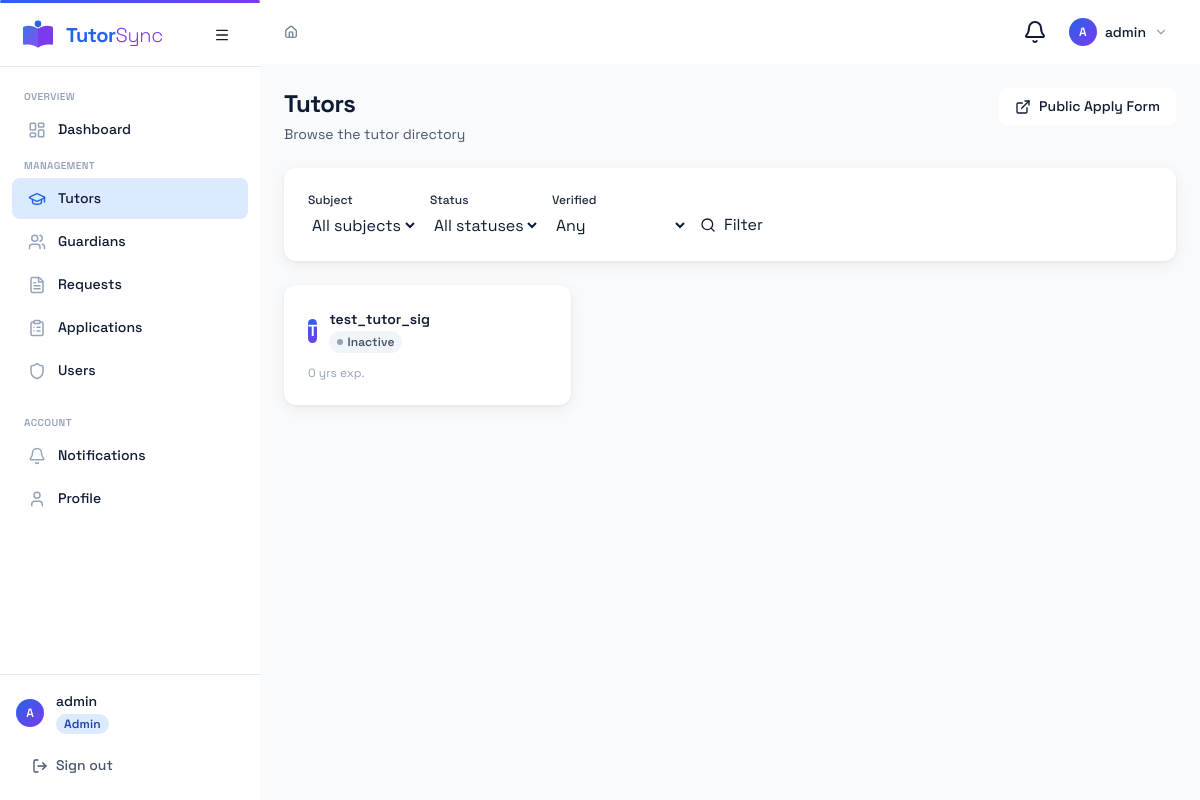
Screenshot of /tutors/ (signed in) with the database file from the repository.
### accounts/models.py (models this page shows, shortened)
class User(AbstractUser):
    ROLE_CHOICES = [
        ('admin', 'Admin'),
        ('tutor', 'Tutor'),
        ('guardian', 'Guardian'),
    ]
    role = models.CharField(max_length=20, choices=ROLE_CHOICES, default='guardian', db_index=True)
    phone = models.CharField(max_length=20, blank=True)
    avatar = models.ImageField(upload_to='avatars/', blank=True)
    created_at = models.DateTimeField(auto_now_add=True)

### tutors/models.py (models this page shows, shortened)
class TutorProfile(models.Model):
    user = models.OneToOneField(settings.AUTH_USER_MODEL, on_delete=models.CASCADE, related_name='tutorprofile')
    bio = models.TextField(blank=True)
    subjects = models.ManyToManyField('core.Subject', blank=True)
    education_level = models.CharField(max_length=100, blank=True)
    experience_yrs = models.PositiveIntegerField(default=0)
    hourly_rate = models.DecimalField(max_digits=8, decimal_places=2, default=0)
    availability = models.JSONField(default=dict)
    status = models.CharField(max_length=20, choices=TUTOR_STATUS, default='inactive', db_index=True)
    verified = models.BooleanField(default=False)
    rating = models.DecimalField(max_digits=3, decimal_places=2, default=0.0)
    created_at = models.DateTimeField(auto_now_add=True)
    updated_at = models.DateTimeField(auto_now=True)

### tutors/views.py (the view)
# urls.py: path('tutors/', views.tutor_list, name='tutor_list'),
@login_required
def tutor_list(request):
    is_admin = request.user.role == 'admin' or request.user.is_staff
    qs = TutorProfile.objects.select_related('user').prefetch_related('subjects')
    if not is_admin:
        qs = qs.filter(status='active')
    subject_filter = request.GET.get('subject', '')
    status_filter = request.GET.get('status', '')
    verified_filter = request.GET.get('verified', '')
    if subject_filter:
        qs = qs.filter(subjects__pk=subject_filter).distinct()
    if is_admin and status_filter:
        qs = qs.filter(status=status_filter)
    if is_admin and verified_filter in ('0', '1'):
        qs = qs.filter(verified=(verified_filter == '1'))
    paginator = Paginator(qs, 20)
    page_obj = paginator.get_page(request.GET.get('page'))
    return render(request, 'tutors/tutor_list.html', {
        'page_obj': page_obj,
        'subjects': Subject.objects.filter(is_active=True),
        'subject_filter': subject_filter,
        'status_filter': status_filter,
        'verified_filter': verified_filter,
        'status_choices': TUTOR_STATUS,
        'is_admin': is_admin,
    })

### accounts/context_processors.py (called while the page is built)
def notifications(request):
    if not request.user.is_authenticated:
        return {'unread_count': 0, 'recent_notifications': []}
    unread_count = Notification.objects.filter(recipient=request.user, is_read=False).count()
    recent_notifications = Notification.objects.filter(recipient=request.user)[:5]
    return {
        'unread_count': unread_count,
        'recent_notifications': recent_notifications,
    }

### templates/tutors/tutor_list.html (shortened to what this page needs)
{% extends "base.html" %}
{% block content %}
<div class="space-y-6">
  <div class="flex items-start justify-between gap-4 flex-wrap">
    <div>
      <h1 class="text-2xl font-bold tracking-tight" style="color:var(--color-ink)">Tutors</h1>
      <p class="text-sm mt-1" style="color:var(--color-ink-muted)">Browse the tutor directory</p>
    </div>
    {% if is_admin %}
    <a href="{% url 'tutor_apply' %}" target="_blank" rel="noopener" class="ts-btn ts-btn-secondary">
      <i data-lucide="external-link" class="w-4 h-4"></i>
      Public Apply Form
    </a>
    {% endif %}
  </div>
  <form method="get" class="ts-card ts-card-body">
    <div class="flex items-end gap-3 flex-wrap">
      <div class="ts-form-group mb-0">
        <label class="ts-label text-xs">Subject</label>
        <select name="subject" class="ts-input">
          <option value="">All subjects</option>
        </select>
      </div>
      {% if is_admin %}
      <div class="ts-form-group mb-0">
        <label class="ts-label text-xs">Status</label>
        <select name="status" class="ts-input">
          <option value="">All statuses</option>
        </select>
      </div>
      <div class="ts-form-group mb-0">
        <label class="ts-label text-xs">Verified</label>
        <select name="verified" class="ts-input">
          <option value="">Any</option>
        </select>
      </div>
      {% endif %}
      <button type="submit" class="ts-btn ts-btn-primary">
        <i data-lucide="search" class="w-4 h-4"></i>
        Filter
      </button>
    </div>
  </form>
  {% if page_obj.object_list %}
  <div class="grid grid-cols-1 sm:grid-cols-2 lg:grid-cols-3 gap-4">
    {% for tutor in page_obj %}
    <a href="{% url 'tutor_detail' tutor.pk %}" class="ts-card ts-card-body hover:shadow-md transition-shadow" style="text-decoration:none">
      <div class="flex items-center gap-3 mb-3">
        <div class="ts-avatar">{{ tutor.user.get_full_name|first|default:tutor.user.username|first|upper }}</div>
        <div class="min-w-0">
          <p class="font-semibold text-sm truncate" style="color:var(--color-ink)">
            {{ tutor.user.get_full_name|default:tutor.user.username }}
          </p>
          <div class="flex items-center gap-1.5 mt-0.5">
            {% include "components/badge.html" with status=tutor.status label=tutor.get_status_display %}
          </div>
        </div>
      </div>
      <div class="flex items-center justify-between text-xs mt-2" style="color:var(--color-ink-faint)">
        <span>{{ tutor.experience_yrs }} yr{% if tutor.experience_yrs != 1 %}s{% endif %} exp.</span>
      </div>
    </a>
    {% endfor %}
  </div>
  {% else %}
  {% include "components/empty_state.html" with
     icon="graduation-cap"
     title="No tutors found"
     description="No tutors match the current filters."
  %}
  {% endif %}
</div>
{% endblock %}

### templates/components/sidebar.html (shortened to what this page needs)
<aside id="ts-sidebar" class="ts-sidebar">
  <div class="ts-sidebar-header flex items-center px-5 h-16 border-b" style="border-color:var(--color-border)">
    {% include "components/logo.html" with size="md" %}
    <button id="ts-sidebar-toggle" class="ts-btn ts-btn-ghost ts-btn-icon ml-auto flex-shrink-0" aria-label="Toggle sidebar">
      <i data-lucide="menu" class="w-4 h-4"></i>
    </button>
  </div>
  <nav class="flex-1 overflow-y-auto py-4 overflow-x-hidden">
    {% if user.role == 'admin' or user.is_staff %}
    <span class="ts-nav-section-label">Overview</span>
    <a href="{% url 'dashboard' %}"         class="ts-nav-item {% if request.resolver_match.url_name == 'dashboard' %}active{% endif %}">
      <i data-lucide="layout-dashboard" class="w-4.5 h-4.5"></i>
      <span class="nav-label">Dashboard</span>
    </a>
    <span class="ts-nav-section-label">Management</span>
    <a href="{% url 'tutor_list' %}"         class="ts-nav-item {% if 'tutor' in request.resolver_match.url_name %}active{% endif %}">
      <i data-lucide="graduation-cap" class="w-4.5 h-4.5"></i>
      <span class="nav-label">Tutors</span>
    </a>
    <a href="{% url 'guardian_list' %}"      class="ts-nav-item {% if 'guardian' in request.resolver_match.url_name %}active{% endif %}">
      <i data-lucide="users" class="w-4.5 h-4.5"></i>
      <span class="nav-label">Guardians</span>
    </a>
    <a href="{% url 'request_list' %}"       class="ts-nav-item {% if 'request' in request.resolver_match.url_name %}active{% endif %}">
      <i data-lucide="file-text" class="w-4.5 h-4.5"></i>
      <span class="nav-label">Requests</span>
    </a>
    <a href="{% url 'application_list' %}"   class="ts-nav-item {% if 'application' in request.resolver_match.url_name %}active{% endif %}">
      <i data-lucide="clipboard-list" class="w-4.5 h-4.5"></i>
      <span class="nav-label">Applications</span>
    </a>
    <a href="{% url 'admin_user_list' %}"    class="ts-nav-item {% if 'admin_user' in request.resolver_match.url_name %}active{% endif %}">
      <i data-lucide="shield" class="w-4.5 h-4.5"></i>
      <span class="nav-label">Users</span>
    </a>
    {% endif %}
    <div class="mt-auto pt-4">
      <span class="ts-nav-section-label">Account</span>
      <a href="{% url 'notifications' %}"     class="ts-nav-item {% if request.resolver_match.url_name == 'notifications' %}active{% endif %}">
        <i data-lucide="bell" class="w-4.5 h-4.5"></i>
        <span class="nav-label">Notifications</span>
      </a>
      <a href="{% url 'profile' %}"           class="ts-nav-item {% if request.resolver_match.url_name == 'profile' %}active{% endif %}">
        <i data-lucide="user" class="w-4.5 h-4.5"></i>
        <span class="nav-label">Profile</span>
      </a>
    </div>
  </nav>
  <div class="ts-sidebar-footer p-4 border-t" style="border-color:var(--color-border)">
    <div class="flex items-center gap-3 overflow-hidden">
      <div class="ts-avatar ts-avatar-sm flex-shrink-0">{{ user.get_full_name|first|default:user.username|first|upper }}</div>
      <div class="nav-label min-w-0">
        <p class="text-sm font-medium truncate" style="color:var(--color-ink)">{{ user.get_full_name|default:user.username }}</p>
        <span class="ts-badge ts-role-{{ user.role }} text-xs">{{ user.role|title }}</span>
      </div>
    </div>
    <a href="{% url 'logout' %}" class="ts-btn ts-btn-ghost ts-sidebar-logout mt-3 w-full justify-start" style="color:var(--color-ink-muted)">
      <i data-lucide="log-out" class="w-4 h-4 flex-shrink-0"></i>
      <span class="nav-label">Sign out</span>
    </a>
  </div>
</aside>

### templates/components/topbar.html (shortened to what this page needs)
<header class="ts-topbar">
  <nav class="ts-breadcrumb flex-1" aria-label="Breadcrumb">
    {% block breadcrumb %}
    <a href="{% url 'dashboard' %}">
      <i data-lucide="home" class="w-3.5 h-3.5 inline-block -mt-0.5"></i>
    </a>
    {% endblock %}
  </nav>
  <div class="flex items-center gap-2">
    <div class="relative">
      <button id="ts-notif-btn" class="ts-btn ts-btn-ghost ts-btn-icon relative" aria-label="Notifications">
        <i data-lucide="bell" class="w-4.5 h-4.5"></i>
      </button>
    </div>
    <div class="relative">
      <button id="ts-user-menu-btn" class="flex items-center gap-2 ts-btn ts-btn-ghost px-2" aria-label="User menu">
        <div class="ts-avatar ts-avatar-sm">{{ user.get_full_name|first|default:user.username|first|upper }}</div>
        <span class="hidden md:block text-sm font-medium" style="color:var(--color-ink)">{{ user.get_full_name|default:user.username }}</span>
        <i data-lucide="chevron-down" class="w-3.5 h-3.5 hidden md:block" style="color:var(--color-ink-faint)"></i>
      </button>
    </div>
  </div>
</header>

### templates/components/badge.html (shortened to what this page needs)
{% with s=status|lower %}
<span class="ts-badge
  {% if s == 'pending' %}ts-badge-pending
  {% elif s == 'under_review' or s == 'review' %}ts-badge-review
  {% elif s == 'matched' or s == 'approved' or s == 'active' %}ts-badge-matched
  {% elif s == 'rejected' or s == 'cancelled' %}ts-badge-rejected
  {% elif s == 'closed' or s == 'inactive' %}ts-badge-closed
  {% elif s == 'interview' %}ts-badge-interview
  {% elif s == 'submitted' %}ts-badge-review
  {% elif s == 'suspended' %}ts-badge-suspended
  {% else %}ts-badge-closed
  {% endif %}">
  <span class="inline-block w-1.5 h-1.5 rounded-full
    {% if s == 'pending' %}bg-yellow-500
    {% elif s == 'under_review' or s == 'review' or s == 'submitted' %}bg-blue-500
    {% elif s == 'matched' or s == 'approved' or s == 'active' %}bg-green-500
    {% elif s == 'rejected' or s == 'cancelled' %}bg-red-500
    {% elif s == 'closed' or s == 'inactive' %}bg-slate-400
    {% elif s == 'interview' %}bg-purple-500
    {% elif s == 'suspended' %}bg-amber-500
    {% else %}bg-slate-400
    {% endif %}"></span>
  {{ label|default:status|title }}
</span>
{% endwith %}

### static/css/design-tokens.css (style rules this page uses)
:root { --color-primary-50: #EFF6FF; --color-primary-100: #DBEAFE; --color-primary-200: #BFDBFE; --color-primary-300: #93C5FD; --color-primary-400: #60A5FA; --color-primary-500: #3B82F6; --color-primary-600: #2563EB; --color-primary-700: #1D4ED8; --color-primary-800: #1E40AF; --color-primary-900: #1E3A8A; --color-primary: #2563EB; --color-accent-50: #F5F3FF; --color-accent-100: #EDE9FE; --color-accent-200: #DDD6FE; --color-accent-300: #C4B5FD; --color-accent-400: #A78BFA; --color-accent-500: #8B5CF6; --color-accent-600: #7C3AED; --color-accent-700: #6D28D9; --color-accent-800: #5B21B6; --color-accent-900: #4C1D95; --color-accent: #7C3AED; --color-ink: #0F1B33; --color-ink-soft: #1E293B; --color-ink-muted: #475569; --color-ink-subtle: #64748B; --color-ink-faint: #94A3B8; --color-surface: #FFFFFF; --color-surface-1: #F8FAFC; --color-surface-2: #F1F5F9; --color-surface-3: #E2E8F0; --color-border: #E2E8F0; --color-border-soft: #F1F5F9; --color-status-pending-bg: #FEF9C3; --color-status-pending-text: #854D0E; --color-status-review-bg: #DBEAFE; --color-status-review-text: #1E40AF; --color-status-matched-bg: #DCFCE7; --color-status-matched-text: #166534; --color-status-rejected-bg: #FEE2E2; --color-status-rejected-text:#991B1B; --color-status-closed-bg: #F1F5F9; --color-status-closed-text: #475569; --color-status-interview-bg: #F3E8FF; --color-status-interview-text:#6B21A8; --gradient-brand: linear-gradient(135deg, #2563EB 0%, #7C3AED 100%); --gradient-brand-r: linear-gradient(135deg, #7C3AED 0%, #2563EB 100%); --gradient-brand-h: linear-gradient(90deg, #2563EB 0%, #7C3AED 100%); --gradient-subtle: linear-gradient(135deg, #EFF6FF 0%, #F5F3FF 100%); --gradient-surface: linear-gradient(180deg, #FFFFFF 0%, #F8FAFC 100%); --font-sans: 'Space Grotesk', Inter, system-ui, -apple-system, sans-serif; --font-display: 'Space Grotesk', Inter, sans-serif; --font-mono: 'JetBrains Mono', 'Fira Code', 'Cascadia Code', monospace; --font-size-2xs: 0.625rem; --font-size-xs: 0.75rem; --font-size-sm: 0.875rem; --font-size-base: 1rem; --font-size-lg: 1.125rem; --font-size-xl: 1.25rem; --font-size-2xl: 1.5rem; --font-size-3xl: 1.875rem; --font-size-4xl: 2.25rem; --font-weight-light: 300; --font-weight-normal: 400; --font-weight-medium: 500; --font-weight-semibold: 600; --font-weight-bold: 700; --letter-spacing-tight: -0.02em; --letter-spacing-tighter: -0.03em; --letter-spacing-normal: 0; --letter-spacing-wide: 0.04em; --line-height-tight: 1.25; --line-height-snug: 1.375; --line-height-normal: 1.5; --line-height-relaxed:1.625; --space-px: 1px; --space-0-5: 0.125rem; --space-1: 0.25rem; --space-1-5: 0.375rem; --space-2: 0.5rem; --space-2-5: 0.625rem; --space-3: 0.75rem; --space-4: 1rem; --space-5: 1.25rem; --space-6: 1.5rem; --space-8: 2rem; --space-10: 2.5rem; --space-12: 3rem; --space-16: 4rem; --space-20: 5rem; --radius-sm: 0.25rem; --radius-md: 0.375rem; --radius-lg: 0.5rem; --radius-xl: 0.75rem; --radius-2xl: 1rem; --radius-3xl: 1.5rem; --radius-full: 9999px; --shadow-xs: 0 1px 2px rgba(0, 0, 0, 0.05); --shadow-sm: 0 1px 3px rgba(0, 0, 0, 0.06), 0 1px 2px rgba(0, 0, 0, 0.04); --shadow-card: 0 1px 3px rgba(0, 0, 0, 0.06), 0 4px 16px rgba(0, 0, 0, 0.06); --shadow-md: 0 4px 6px rgba(0, 0, 0, 0.07), 0 2px 4px rgba(0, 0, 0, 0.06); --shadow-lg: 0 10px 15px rgba(0, 0, 0, 0.07), 0 4px 6px rgba(0, 0, 0, 0.05); --shadow-xl: 0 20px 25px rgba(0, 0, 0, 0.08), 0 10px 10px rgba(0, 0, 0, 0.04); --shadow-inner: inset 0 2px 4px rgba(0, 0, 0, 0.06); --shadow-glow: 0 0 0 3px rgba(37, 99, 235, 0.15); --shadow-glow-accent: 0 0 0 3px rgba(124, 58, 237, 0.15); --shadow-app-icon: 0 12px 30px rgba(37, 99, 235, 0.32); --sidebar-width: 260px; --sidebar-collapsed: 72px; --topbar-height: 64px; --content-max-width: 1280px; --duration-fast: 120ms; --duration-normal: 200ms; --duration-slow: 300ms; --ease-default: cubic-bezier(0.4, 0, 0.2, 1); --ease-spring: cubic-bezier(0.2, 0.7, 0.3, 1); --ease-in: cubic-bezier(0.4, 0, 1, 1); --ease-out: cubic-bezier(0, 0, 0.2, 1); --z-base: 0; --z-raised: 10; --z-dropdown:20; --z-sticky: 30; --z-overlay: 40; --z-modal: 50; --z-toast: 60; }

### rows the page displays
User: get_full_name|first "A", get_full_name "admin", role "Admin"
TutorProfile: user.get_full_name|first "T", user.get_full_name "test_tutor_sig", status "Inactive", experience_yrs "0"
